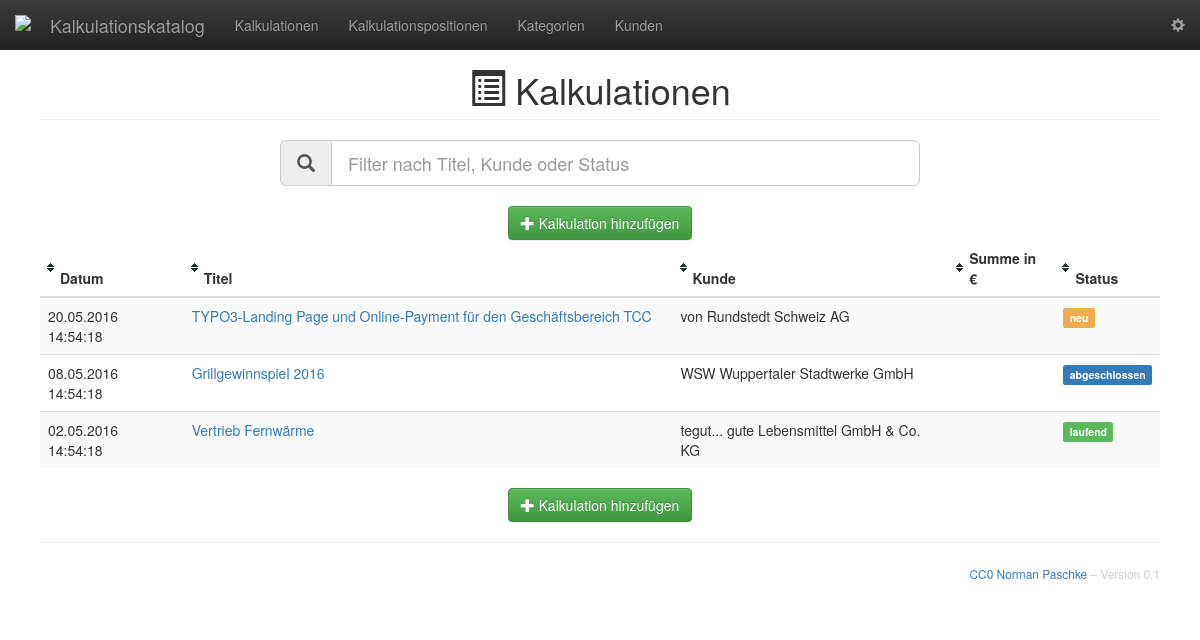
The page / on the database its author committed.
### tables this page shows
CREATE TABLE `calculation` (
  `id` int(6) unsigned NOT NULL auto_increment,
  `tstamp` int(11) NOT NULL DEFAULT '0',
  `name` varchar(128) NOT NULL,
  `customer` int(6) unsigned NOT NULL,
  `status` int(6) unsigned NOT NULL,
  `price_team` float(6,2) unsigned NOT NULL DEFAULT '0',
  `price_pm` float(6,2) unsigned NOT NULL DEFAULT '0',
  PRIMARY KEY (`id`),
  CONSTRAINT `fk_customer` FOREIGN KEY (`customer`) REFERENCES customer(`id`),
  CONSTRAINT `fk_status` FOREIGN KEY (`status`) REFERENCES status(`id`)
);

CREATE TABLE `customer` (
  `id` int(6) unsigned NOT NULL auto_increment,
  `name` varchar(64) NOT NULL,
  `address` text(1000),
  PRIMARY KEY  (`id`)
);

CREATE TABLE `status` (
  `id` int(6) unsigned NOT NULL auto_increment,
  `name` varchar(32) NOT NULL,
  `cssclass` varchar(32) NOT NULL,
  PRIMARY KEY  (`id`)
);

### index.php (called while the page is built, shortened)
<?php
if (isset($_GET['controller']) && isset($_GET['action'])) {
	$controller = $_GET['controller'];
	$action     = $_GET['action'];
} else {
	$controller = 'pages';
	$action     = 'home';
}
require_once "Classes/Views/layout.php";

### Classes/Controllers/calculation.controller.php (called while the page is built, shortened)
<?php
class CalculationController {
	public function index() {
		$calculations = Calculation::all();
		require_once "Classes/Views/listCalculation.php";
	}
}
?>

### Classes/Views/home.php (called while the page is built, shortened)
<?php render('calculation','index') ?>

### Classes/Controllers/pages.controller.php (called while the page is built, shortened)
<?php
class PagesController {
	public function home() {
		require_once "Classes/Views/home.php";
	}
}
?>

### Classes/Models/calculation.model.php (called while the page is built, shortened)
<?php
class Calculation {
	public static function all() {
		global $db;
		$st = $db->prepare("SELECT * FROM calculation");
		$st->execute($arr);
		$calculations = $st->fetchAll(PDO::FETCH_CLASS, "Calculation");
		return $calculations;
	}
	public static function getStatus($id) {
		global $db;
		$id = intval($id);
		$st = $db->prepare("SELECT * FROM status WHERE id=:id");
		$st->execute(array('id' => $id));
		$status = $st->fetch(PDO::FETCH_OBJ);
		return $status;
	}
	public static function getCustomer($id) {
		global $db;
		$id = intval($id);
		$st = $db->prepare("SELECT * FROM customer WHERE id=:id");
		$st->execute(array('id' => $id));
		$customer = $st->fetch(PDO::FETCH_OBJ);
		return $customer;
	}
}
?>

### Classes/Views/listCalculation.php (the view, shortened to what this page needs)
<?php echo pageHeader('Kalkulationen', 'glyphicon-list-alt') ?>
<div id="offers">
	<form class="filterform center-block has-info">
		<div class="input-group input-group-lg">
			<div class="input-group-addon"><span class="glyphicon glyphicon-search"></span></div>
			<input class="search form-control" placeholder="Filter nach Titel, Kunde oder Status" type="text"/>
		</div>
	</form>
	<div class="text-center">
		<a class="btn btn-success" href="/?controller=calculation&action=add"><span class="glyphicon glyphicon-plus"></span> Kalkulation hinzufügen</a>
	</div>
	<div class="table-responsive">
		<table class="table table-striped table-hover table-sort">
			<thead>
				<tr>
					<th>Datum</th>
					<th>Titel</th>
					<th>Kunde</th>
					<th>Summe in &euro;</th>
					<th>Status</th>
				</tr>
			</thead>
			<tbody class="list">
				<?php foreach($calculations as $calculation) { ?>
				<tr>
					<td>
						<?php echo dateFormat($calculation->tstamp); ?>
					</td>
					<td class="title">
						<a class="edit" title="Bearbeiten" href="?controller=calculation&action=show&id=<?php echo $calculation->id ?>">
							<?php echo $calculation->name ?>
						</a>
					</td>
					<td class="customer">
						<?php echo $calculation->getCustomer($calculation->customer)->name ?>
					</td>
					<td>
					</td>
					<td class="status">
						<span class="label label-<?php echo $calculation->getStatus($calculation->status)->cssclass ?>"><?php echo $calculation->getStatus($calculation->status)->name ?></span>
					</td>
				</tr>
				<?php } ?>
			</tbody>
		</table>
	</div>
</div>
<div class="text-center">
	<a class="btn btn-success" href="/?controller=calculation&action=add"><span class="glyphicon glyphicon-plus"></span> Kalkulation hinzufügen</a>
</div>

### Classes/Views/layout.php (shortened to what this page needs)
<!DOCTYPE html>
<html lang="de" dir="ltr">
<head>
	<link href="/Resources/Public/Stylesheets/bootstrap.min.css" rel="stylesheet">
	<link href="/Resources/Public/Stylesheets/bootstrap-theme.min.css" rel="stylesheet">
	<link href="/Resources/Public/Stylesheets/style.css" rel="stylesheet">
</head>
<body>
	<?php
		require_once "Classes/Views/navigation.php";
	?>
	<main class="container-fluid">
		<div class="row">
			<div class="col-sm-12 main">
				<?php
					require_once "Classes/router.php";
				?>
				<hr>
				<p class="text-right copy">
					<a href="http://creativecommons.org/publicdomain/zero/1.0/deed.de" target="_blank"><small>CC0</a> <a href="mailto:norman.paschke@dmk-ebusiness.de">Norman Paschke</a> &ndash; Version <?php echo $GLOBALS['version']?></small>
				</p>
			</div>
		</div>
	</main>
</body>
</html>

### Classes/Views/navigation.php (shortened to what this page needs)
<nav class="navbar navbar-inverse navbar-fixed-top">
	<div class="container-fluid">
		<div class="navbar-header">
			<a class="navbar-brand" href="/"><img alt="DMK" src="/Resources/Public/Images/dmk_e-business_logo.png" width="20" height="20"/></a>
			<a class="navbar-brand" href="/"><?php echo $GLOBALS['defaultTitle']?></a>
		</div>
		<div class="collapse navbar-collapse" id="navbar-collapse-1">
			<ul class="nav navbar-nav">
				<li <?php if($controller == 'calculation') echo 'class="active"' ?>>
					<a href="/?controller=calculation&action=index">Kalkulationen</a>
				</li>
				<li <?php if($controller == 'item') echo 'class="active"' ?>>
					<a href="/?controller=item&action=index">Kalkulations&shy;positionen</a>
				</li>
				<li <?php if($controller == 'category') echo 'class="active"' ?>>
					<a href="/?controller=category&action=index">Kategorien</a>
				</li>
				<li <?php if($controller == 'customer') echo 'class="active"' ?>>
					<a href="/?controller=customer&action=index">Kunden</a>
				</li>
			</ul>
			<ul class="nav navbar-nav navbar-right">
				<li <?php if($controller == 'company') echo 'class="active"' ?>>
					<a href="/?controller=company&action=show"><span class="glyphicon glyphicon-cog" title="Einstellungen"></span></a>
				</li>
			</ul>
		</div>
	</div>
</nav>

### Classes/router.php (shortened to what this page needs)
<?php
function render($controller, $action) {
		switch($controller) {
		case 'pages':
			$controller = new PagesController();
		break;
		case 'calculation':
			require_once('Classes/Models/calculation.model.php');
			$controller = new CalculationController();
		break;
	}
	$controller->{ $action }();
}
$controllers = array(
	'pages' => ['home', 'error'],
	'calculation' => ['index', 'show'],
	'item' => ['index', 'show'],
	'category' => ['index', 'show', 'datalist'],
	'customer' => ['index', 'show', 'datalist'],
	'company' => ['show'],
	'status' => ['datalist']
);
if (array_key_exists($controller, $controllers)) {
	if (in_array($action, $controllers[$controller])) {
		render($controller, $action);
	} else {
		render('pages', 'error');
		echo $message = 'Action "'.$action.'" unbekannt';
	}
} else {
	render('pages', 'error');
	echo $message = 'Controller "'.$controller.'" unbekannt';
}
?>

### Classes/functions.php (shortened to what this page needs)
<?php
function iconTitle($title = '', $icon = '') {
	if($title) {
		if($icon) {
			$iconTitle = '<i class="glyphicon '.$icon.'"></i> '.$title;
		}
	}
	return $iconTitle;
}
function pageHeader($title = '', $icon = '') {
	if($title && $icon) {
		$title = iconTitle($title, $icon);
		$pageHeader = '<h1 class="page-header">'.$title.'</h1>';
	}
	return $pageHeader;
}
function dateFormat($timestamp) {
	 echo date('d.m.Y H:i:s', $timestamp);
	 return;
}

### Resources/Public/Stylesheets/style.css (style rules this page uses)
body { min-width: 320px; padding-top: 50px; }
.navbar-fixed-top { border: 0; }
.copy { color: #ccc; }
h1 { font-size: 24px; }
.main { padding: 20px; }
@media (min-width: 768px) { .main { padding-right: 40px; padding-left: 40px; } }
@media (min-width: 768px) { h1 { font-size: 36px; text-align: center; } }
.main .page-header { margin-top: 0; }
.filterform { margin-bottom: 20px; max-width: 640px; }
table.table-sort thead tr .header { background-image: url(../Images/bg.gif); background-repeat: no-repeat; background-position: center left; cursor: pointer; padding-left: 20px; }

### rows shown on the page
calculation: tstamp "20.05.2016 14:54:18", name "TYPO3-Landing Page und Online-Payment für den Geschäftsbereich TCC", customer.name "von Rundstedt Schweiz AG", status.name "neu"
calculation: tstamp "08.05.2016 14:54:18", name "Grillgewinnspiel 2016", customer.name "WSW Wuppertaler Stadtwerke GmbH", status.name "abgeschlossen"
calculation: tstamp "02.05.2016 14:54:18", name "Vertrieb Fernwärme", customer.name "tegut... gute Lebensmittel GmbH & Co. KG", status.name "laufend"

### other values the page prints
$GLOBALS['defaultTitle'] "Kalkulationskatalog"
$title "Kalkulationen"
$GLOBALS['version'] "0.1"
